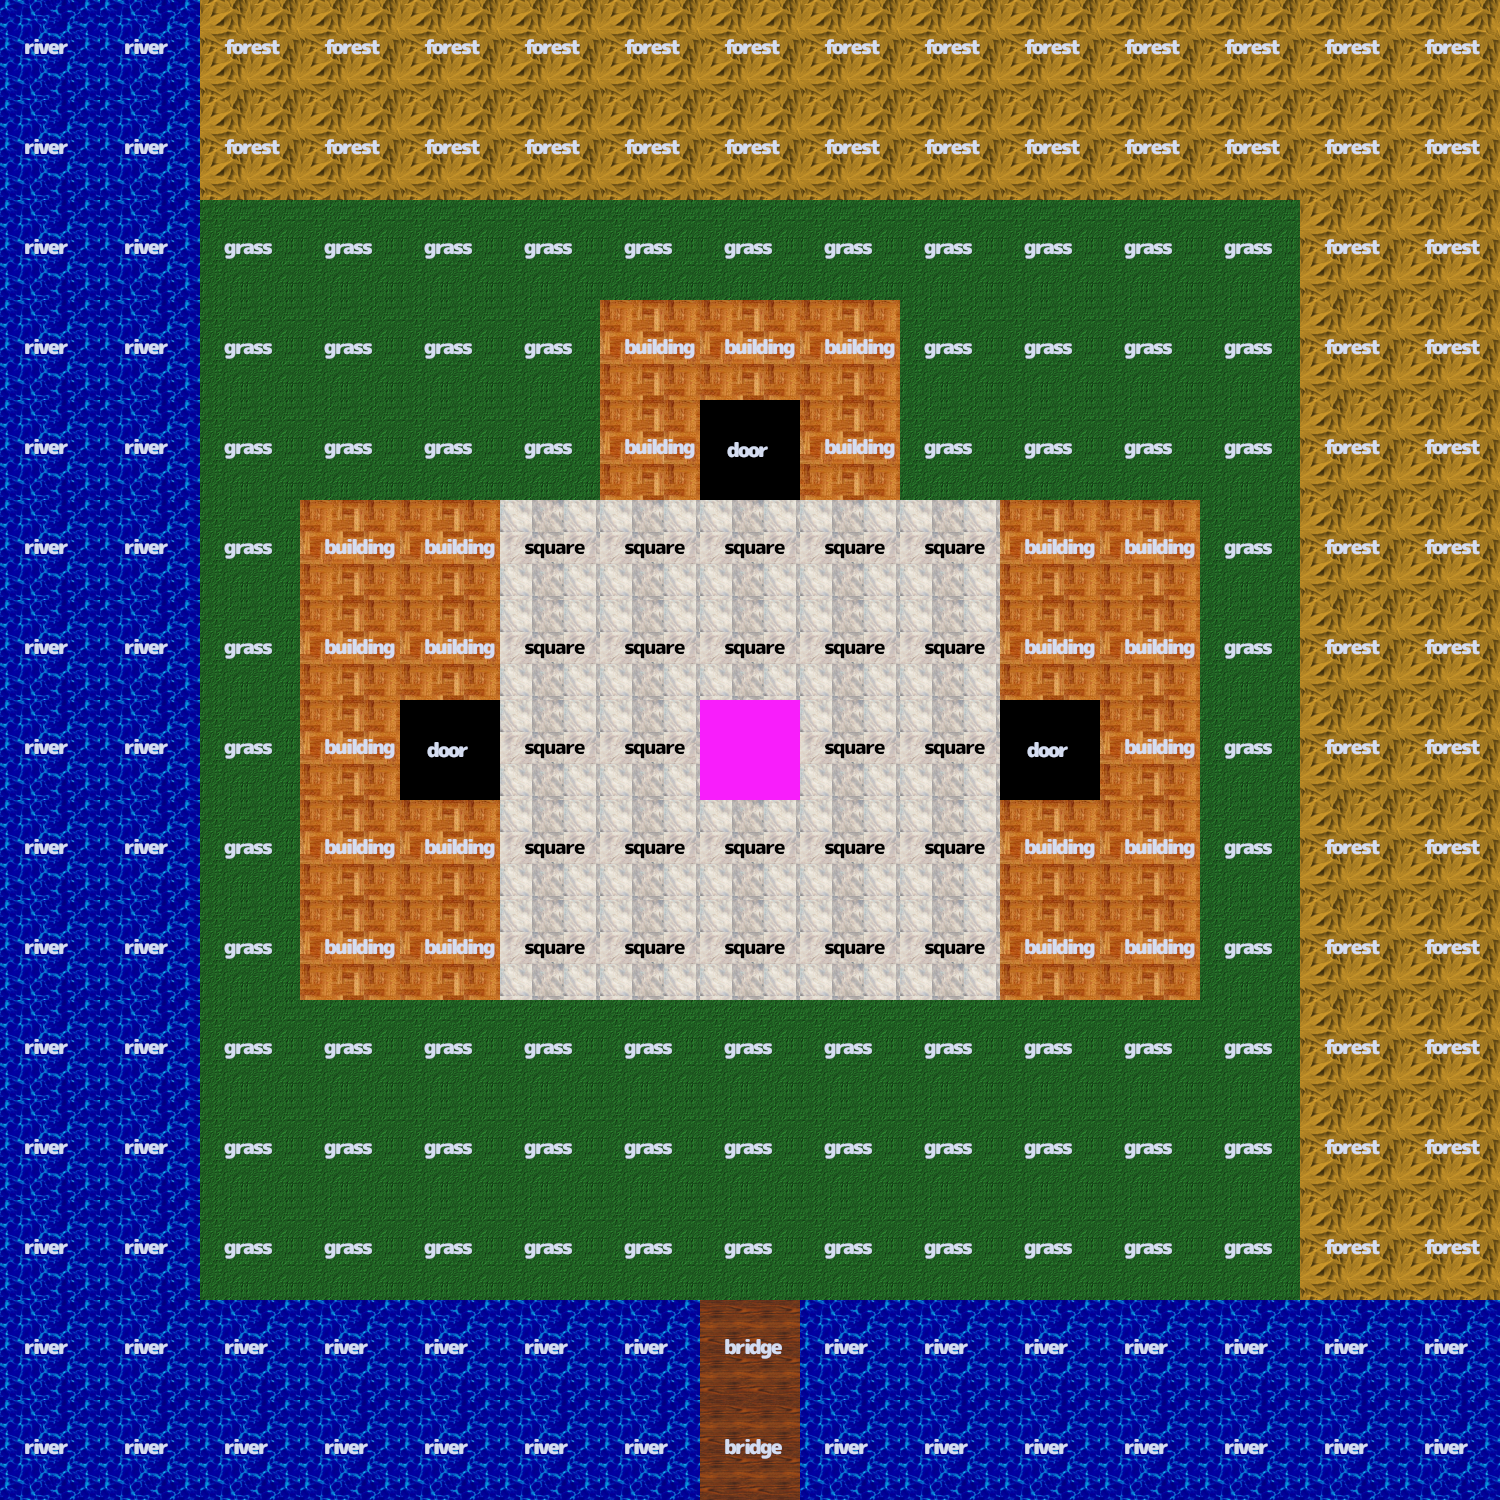

Tiled map render using the project's own tile images. Description and the whole map definition, tile-layer contents included, below:
An orthogonal 15x15 tile map with 100x100 px tiles, 4 tile layers (background_layer, wall_layer, doorLayer, player_layer) and 6 objects.

<map version="1.2" tiledversion="1.2.5" orientation="orthogonal" renderorder="right-up" width="15" height="15" tilewidth="100" tileheight="100" infinite="0" nextlayerid="5" nextobjectid="1">
 <tileset firstgid="1" name="tileset" tilewidth="100" tileheight="100" tilecount="10" columns="10">
  <image source="../images/tileset.png" width="1000" height="100" />
  <tile id="0">
   <properties>
    <property name="name" value="bridge" />
   </properties>
   <objectgroup draworder="index">
    <object id="1" x="0" y="0" width="100" height="100" />
   </objectgroup>
  </tile>
  <tile id="1">
   <properties>
    <property name="name" value="building" />
   </properties>
   <objectgroup draworder="index">
    <object id="1" x="0" y="0" width="100" height="100" />
   </objectgroup>
  </tile>
  <tile id="2">
   <properties>
    <property name="name" value="door" />
   </properties>
  </tile>
  <tile id="3">
   <properties>
    <property name="name" value="floor" />
   </properties>
  </tile>
  <tile id="4">
   <properties>
    <property name="name" value="forest" />
   </properties>
   <objectgroup draworder="index">
    <object id="1" x="0" y="0" width="100" height="100" />
   </objectgroup>
  </tile>
  <tile id="5">
   <properties>
    <property name="name" value="grass" />
   </properties>
  </tile>
  <tile id="6">
   <properties>
    <property name="name" value="player" />
   </properties>
   <objectgroup draworder="index">
    <object id="1" x="0" y="0" width="100" height="100" />
   </objectgroup>
  </tile>
  <tile id="7">
   <properties>
    <property name="name" value="river" />
   </properties>
   <objectgroup draworder="index">
    <object id="1" x="0" y="0" width="100" height="100" />
   </objectgroup>
  </tile>
  <tile id="8">
   <properties>
    <property name="name" value="square" />
   </properties>
  </tile>
  <tile id="9">
   <properties>
    <property name="name" value="wall" />
   </properties>
   <objectgroup draworder="index">
    <object id="1" x="0" y="0" width="100" height="100" />
   </objectgroup>
  </tile>
 </tileset>
 <layer id="1" name="background_layer" width="15" height="15">
  <data encoding="csv">
8,8,5,5,5,5,5,5,5,5,5,5,5,5,5,
8,8,0,0,0,0,0,0,0,0,0,0,0,5,5,
8,0,6,6,6,6,6,6,6,6,6,6,6,0,5,
8,0,6,6,6,6,0,0,0,6,6,6,6,0,5,
8,0,6,6,6,6,0,0,0,6,6,6,6,0,5,
8,0,6,0,0,9,9,9,9,9,0,0,6,0,5,
8,0,6,0,0,9,9,9,9,9,0,0,6,0,5,
8,0,6,0,0,9,9,9,9,9,0,0,6,0,5,
8,0,6,0,0,9,9,9,9,9,0,0,6,0,5,
8,0,6,0,0,9,9,9,9,9,0,0,6,0,5,
8,0,6,6,6,6,6,6,6,6,6,6,6,0,5,
8,0,6,6,6,6,6,6,6,6,6,6,6,0,5,
8,0,6,6,6,6,6,6,6,6,6,6,6,0,5,
8,8,0,0,0,0,0,0,0,0,0,0,0,8,8,
8,8,8,8,8,8,8,1,8,8,8,8,8,8,8
</data>
 </layer>
 <layer id="2" name="wall_layer" width="15" height="15">
  <data encoding="csv">
0,0,0,0,0,0,0,0,0,0,0,0,0,0,0,
0,0,5,5,5,5,5,5,5,5,5,5,5,0,0,
0,8,0,0,0,0,0,0,0,0,0,0,0,5,0,
0,8,0,0,0,0,2,2,2,0,0,0,0,5,0,
0,8,0,0,0,0,2,0,2,0,0,0,0,5,0,
0,8,0,2,2,0,0,0,0,0,2,2,0,5,0,
0,8,0,2,2,0,0,0,0,0,2,2,0,5,0,
0,8,0,2,0,0,0,0,0,0,0,2,0,5,0,
0,8,0,2,2,0,0,0,0,0,2,2,0,5,0,
0,8,0,2,2,0,0,0,0,0,2,2,0,5,0,
0,8,0,0,0,0,0,0,0,0,0,0,0,5,0,
0,8,0,0,0,0,0,0,0,0,0,0,0,5,0,
0,8,0,0,0,0,0,0,0,0,0,0,0,5,0,
0,0,8,8,8,8,8,1,8,8,8,8,8,0,0,
0,0,0,0,0,0,0,0,0,0,0,0,0,0,0
</data>
 </layer>
 <layer id="4" name="doorLayer" width="15" height="15">
  <data encoding="csv">
0,0,0,0,0,0,0,0,0,0,0,0,0,0,0,
0,0,0,0,0,0,0,0,0,0,0,0,0,0,0,
0,0,0,0,0,0,0,0,0,0,0,0,0,0,0,
0,0,0,0,0,0,0,0,0,0,0,0,0,0,0,
0,0,0,0,0,0,0,3,0,0,0,0,0,0,0,
0,0,0,0,0,0,0,0,0,0,0,0,0,0,0,
0,0,0,0,0,0,0,0,0,0,0,0,0,0,0,
0,0,0,0,3,0,0,0,0,0,3,0,0,0,0,
0,0,0,0,0,0,0,0,0,0,0,0,0,0,0,
0,0,0,0,0,0,0,0,0,0,0,0,0,0,0,
0,0,0,0,0,0,0,0,0,0,0,0,0,0,0,
0,0,0,0,0,0,0,0,0,0,0,0,0,0,0,
0,0,0,0,0,0,0,0,0,0,0,0,0,0,0,
0,0,0,0,0,0,0,0,0,0,0,0,0,0,0,
0,0,0,0,0,0,0,0,0,0,0,0,0,0,0
</data>
 </layer>
 <layer id="3" name="player_layer" width="15" height="15">
  <data encoding="csv">
0,0,0,0,0,0,0,0,0,0,0,0,0,0,0,
0,0,0,0,0,0,0,0,0,0,0,0,0,0,0,
0,0,0,0,0,0,0,0,0,0,0,0,0,0,0,
0,0,0,0,0,0,0,0,0,0,0,0,0,0,0,
0,0,0,0,0,0,0,0,0,0,0,0,0,0,0,
0,0,0,0,0,0,0,0,0,0,0,0,0,0,0,
0,0,0,0,0,0,0,0,0,0,0,0,0,0,0,
0,0,0,0,0,0,0,7,0,0,0,0,0,0,0,
0,0,0,0,0,0,0,0,0,0,0,0,0,0,0,
0,0,0,0,0,0,0,0,0,0,0,0,0,0,0,
0,0,0,0,0,0,0,0,0,0,0,0,0,0,0,
0,0,0,0,0,0,0,0,0,0,0,0,0,0,0,
0,0,0,0,0,0,0,0,0,0,0,0,0,0,0,
0,0,0,0,0,0,0,0,0,0,0,0,0,0,0,
0,0,0,0,0,0,0,0,0,0,0,0,0,0,0
</data>
 </layer>
</map>